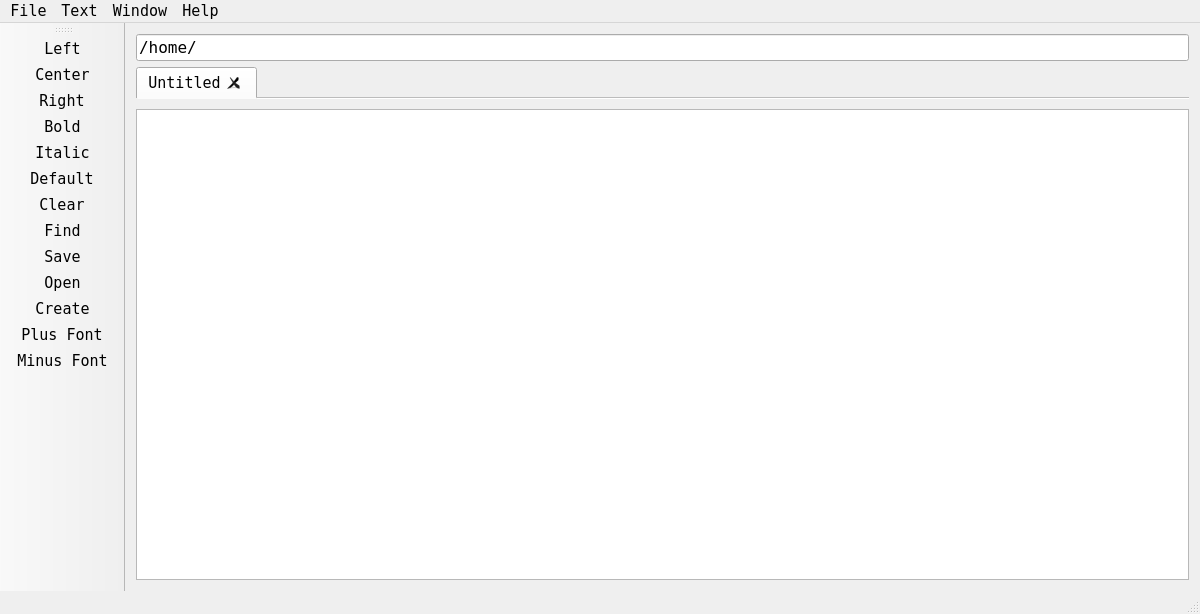
<?xml version="1.0" encoding="UTF-8"?>
<ui version="4.0">
 <class>MainWindow</class>
 <widget class="QMainWindow" name="MainWindow">
  <property name="geometry">
   <rect>
    <x>0</x>
    <y>0</y>
    <width>1200</width>
    <height>614</height>
   </rect>
  </property>
  <property name="sizePolicy">
   <sizepolicy hsizetype="Expanding" vsizetype="Expanding">
    <horstretch>0</horstretch>
    <verstretch>0</verstretch>
   </sizepolicy>
  </property>
  <property name="font">
   <font>
    <family>DejaVu Sans Mono</family>
    <pointsize>11</pointsize>
   </font>
  </property>
  <property name="windowTitle">
   <string>Sequoia</string>
  </property>
  <property name="windowIcon">
   <iconset resource="seqres.qrc">
    <normaloff>:/icon/res/sequoia-redactor.png</normaloff>:/icon/res/sequoia-redactor.png</iconset>
  </property>
  <property name="styleSheet">
   <string notr="true"/>
  </property>
  <widget class="QWidget" name="centralWidget">
   <property name="sizePolicy">
    <sizepolicy hsizetype="Expanding" vsizetype="Expanding">
     <horstretch>0</horstretch>
     <verstretch>0</verstretch>
    </sizepolicy>
   </property>
   <layout class="QGridLayout" name="gridLayout_2">
    <item row="0" column="0">
     <widget class="QLineEdit" name="command">
      <property name="font">
       <font>
        <family>DejaVu Sans Mono</family>
        <pointsize>12</pointsize>
       </font>
      </property>
      <property name="text">
       <string>/home/</string>
      </property>
     </widget>
    </item>
    <item row="2" column="0">
     <widget class="QTabWidget" name="tabWidget">
      <property name="sizePolicy">
       <sizepolicy hsizetype="Expanding" vsizetype="Minimum">
        <horstretch>0</horstretch>
        <verstretch>0</verstretch>
       </sizepolicy>
      </property>
      <property name="tabPosition">
       <enum>QTabWidget::North</enum>
      </property>
      <property name="currentIndex">
       <number>0</number>
      </property>
      <property name="documentMode">
       <bool>true</bool>
      </property>
      <property name="tabsClosable">
       <bool>true</bool>
      </property>
      <property name="movable">
       <bool>false</bool>
      </property>
      <widget class="QWidget" name="tab">
       <property name="sizePolicy">
        <sizepolicy hsizetype="Preferred" vsizetype="Preferred">
         <horstretch>0</horstretch>
         <verstretch>0</verstretch>
        </sizepolicy>
       </property>
       <attribute name="title">
        <string>Untitled</string>
       </attribute>
      </widget>
     </widget>
    </item>
    <item row="3" column="0">
     <widget class="QTextEdit" name="text">
      <property name="font">
       <font>
        <family>Droid Sans</family>
        <pointsize>12</pointsize>
       </font>
      </property>
     </widget>
    </item>
   </layout>
  </widget>
  <widget class="QMenuBar" name="menuBar">
   <property name="geometry">
    <rect>
     <x>0</x>
     <y>0</y>
     <width>1200</width>
     <height>22</height>
    </rect>
   </property>
   <widget class="QMenu" name="menuSave_File">
    <property name="title">
     <string>File</string>
    </property>
    <addaction name="actionFind"/>
    <addaction name="separator"/>
    <addaction name="actionSave"/>
    <addaction name="actionOpen"/>
    <addaction name="actionCreate"/>
    <addaction name="actionClear"/>
   </widget>
   <widget class="QMenu" name="menuSettings">
    <property name="title">
     <string>Text</string>
    </property>
    <widget class="QMenu" name="menuFonts">
     <property name="title">
      <string>Font</string>
     </property>
     <addaction name="action8"/>
     <addaction name="action9"/>
     <addaction name="action10"/>
     <addaction name="action11"/>
     <addaction name="action12"/>
     <addaction name="action13"/>
     <addaction name="action14"/>
     <addaction name="action15"/>
     <addaction name="action16"/>
    </widget>
    <widget class="QMenu" name="menuStyle">
     <property name="title">
      <string>Style</string>
     </property>
     <addaction name="actionDefault_3"/>
     <addaction name="actionBold"/>
     <addaction name="actionItalic"/>
    </widget>
    <widget class="QMenu" name="menuAlign">
     <property name="title">
      <string>Align</string>
     </property>
     <addaction name="actionLeft"/>
     <addaction name="actionCenter"/>
     <addaction name="actionRight"/>
    </widget>
    <addaction name="menuFonts"/>
    <addaction name="menuStyle"/>
    <addaction name="menuAlign"/>
   </widget>
   <widget class="QMenu" name="menuHelp">
    <property name="title">
     <string>Help</string>
    </property>
    <addaction name="actionVersion_2"/>
    <addaction name="actionQt"/>
   </widget>
   <widget class="QMenu" name="menuWindow">
    <property name="title">
     <string>Window</string>
    </property>
    <widget class="QMenu" name="menuTheme">
     <property name="title">
      <string>Theme</string>
     </property>
     <addaction name="actionDefault"/>
     <addaction name="actionDark_2"/>
     <addaction name="actionLight_2"/>
     <addaction name="actionContrast"/>
    </widget>
    <widget class="QMenu" name="menutoolBar">
     <property name="title">
      <string>toolBar</string>
     </property>
     <addaction name="separator"/>
     <addaction name="actionAlign_Actions"/>
     <addaction name="actionText_Styles"/>
     <addaction name="actionFont_Work"/>
     <addaction name="actionClear_Area"/>
     <addaction name="actionFile_Actions"/>
     <addaction name="actionApply_ToolBar"/>
    </widget>
    <addaction name="menuTheme"/>
    <addaction name="menutoolBar"/>
   </widget>
   <addaction name="menuSave_File"/>
   <addaction name="menuSettings"/>
   <addaction name="menuWindow"/>
   <addaction name="menuHelp"/>
  </widget>
  <widget class="QStatusBar" name="statusBar">
   <property name="styleSheet">
    <string notr="true"/>
   </property>
  </widget>
  <widget class="QToolBar" name="toolBar">
   <property name="windowTitle">
    <string>toolBar</string>
   </property>
   <attribute name="toolBarArea">
    <enum>LeftToolBarArea</enum>
   </attribute>
   <attribute name="toolBarBreak">
    <bool>false</bool>
   </attribute>
   <addaction name="actionLeft_2"/>
   <addaction name="actionCenter_2"/>
   <addaction name="actionRight_2"/>
   <addaction name="actionBold_2"/>
   <addaction name="actionItalic_2"/>
   <addaction name="actionDefault_4"/>
   <addaction name="actionClear_2"/>
   <addaction name="actionFind_2"/>
   <addaction name="actionSave_2"/>
   <addaction name="actionOpen_2"/>
   <addaction name="actionCreate_2"/>
   <addaction name="actionPlus_Font"/>
   <addaction name="actionMinus_Font"/>
  </widget>
  <action name="actionSave">
   <property name="icon">
    <iconset resource="seqres.qrc">
     <normaloff>:/icon/res/save.png</normaloff>:/icon/res/save.png</iconset>
   </property>
   <property name="text">
    <string>Save</string>
   </property>
  </action>
  <action name="actionOpen">
   <property name="icon">
    <iconset resource="seqres.qrc">
     <normaloff>:/icon/res/open.png</normaloff>:/icon/res/open.png</iconset>
   </property>
   <property name="text">
    <string>Open </string>
   </property>
  </action>
  <action name="actionClear">
   <property name="icon">
    <iconset resource="seqres.qrc">
     <normaloff>:/icon/res/clear.png</normaloff>:/icon/res/clear.png</iconset>
   </property>
   <property name="text">
    <string>Clear</string>
   </property>
  </action>
  <action name="actionCreate">
   <property name="icon">
    <iconset resource="seqres.qrc">
     <normaloff>:/icon/res/new_f.png</normaloff>:/icon/res/new_f.png</iconset>
   </property>
   <property name="text">
    <string>Create</string>
   </property>
  </action>
  <action name="action8">
   <property name="text">
    <string>8</string>
   </property>
  </action>
  <action name="action9">
   <property name="text">
    <string>9</string>
   </property>
  </action>
  <action name="action10">
   <property name="text">
    <string>10</string>
   </property>
  </action>
  <action name="action11">
   <property name="text">
    <string>11</string>
   </property>
  </action>
  <action name="action12">
   <property name="text">
    <string>12</string>
   </property>
  </action>
  <action name="actionDark">
   <property name="text">
    <string>Dark</string>
   </property>
  </action>
  <action name="actionLight">
   <property name="text">
    <string>Light</string>
   </property>
  </action>
  <action name="actionFind">
   <property name="icon">
    <iconset resource="seqres.qrc">
     <normaloff>:/icon/res/find.png</normaloff>:/icon/res/find.png</iconset>
   </property>
   <property name="text">
    <string>Find</string>
   </property>
  </action>
  <action name="actionVersion">
   <property name="text">
    <string>Version</string>
   </property>
  </action>
  <action name="actionVersion_2">
   <property name="text">
    <string>Version</string>
   </property>
  </action>
  <action name="actionQt">
   <property name="text">
    <string>Qt</string>
   </property>
  </action>
  <action name="actionDefault">
   <property name="text">
    <string>Default</string>
   </property>
  </action>
  <action name="actionDark_2">
   <property name="text">
    <string>Dark</string>
   </property>
  </action>
  <action name="actionLight_2">
   <property name="text">
    <string>Light</string>
   </property>
  </action>
  <action name="actionAlign_Center_2">
   <property name="text">
    <string>Align Actions</string>
   </property>
  </action>
  <action name="actionAlign_Actions">
   <property name="checkable">
    <bool>true</bool>
   </property>
   <property name="checked">
    <bool>true</bool>
   </property>
   <property name="text">
    <string>Align Actions</string>
   </property>
  </action>
  <action name="actionFont_Work">
   <property name="checkable">
    <bool>true</bool>
   </property>
   <property name="checked">
    <bool>true</bool>
   </property>
   <property name="text">
    <string>Font Work</string>
   </property>
  </action>
  <action name="actionText_Styles">
   <property name="checkable">
    <bool>true</bool>
   </property>
   <property name="checked">
    <bool>true</bool>
   </property>
   <property name="text">
    <string>Text Styles</string>
   </property>
  </action>
  <action name="actionBold">
   <property name="icon">
    <iconset resource="seqres.qrc">
     <normaloff>:/icon/res/bold.png</normaloff>:/icon/res/bold.png</iconset>
   </property>
   <property name="text">
    <string>Bold</string>
   </property>
  </action>
  <action name="actionItalic">
   <property name="icon">
    <iconset resource="seqres.qrc">
     <normaloff>:/icon/res/italic.png</normaloff>:/icon/res/italic.png</iconset>
   </property>
   <property name="text">
    <string>Italic</string>
   </property>
  </action>
  <action name="action_plus-font">
   <property name="icon">
    <iconset resource="seqres.qrc">
     <normaloff>:/icon/res/plus_f.png</normaloff>:/icon/res/plus_f.png</iconset>
   </property>
   <property name="text">
    <string/>
   </property>
  </action>
  <action name="action_minus-font">
   <property name="icon">
    <iconset resource="seqres.qrc">
     <normaloff>:/icon/res/minus_f.png</normaloff>:/icon/res/minus_f.png</iconset>
   </property>
   <property name="text">
    <string/>
   </property>
  </action>
  <action name="actionDefault_3">
   <property name="icon">
    <iconset resource="seqres.qrc">
     <normaloff>:/icon/res/clear_f.png</normaloff>:/icon/res/clear_f.png</iconset>
   </property>
   <property name="text">
    <string>Default</string>
   </property>
  </action>
  <action name="actionLeft">
   <property name="icon">
    <iconset resource="seqres.qrc">
     <normaloff>:/icon/res/left.png</normaloff>:/icon/res/left.png</iconset>
   </property>
   <property name="text">
    <string>Left</string>
   </property>
  </action>
  <action name="actionCenter">
   <property name="icon">
    <iconset resource="seqres.qrc">
     <normaloff>:/icon/res/center.png</normaloff>:/icon/res/center.png</iconset>
   </property>
   <property name="text">
    <string>Center</string>
   </property>
  </action>
  <action name="actionRight">
   <property name="icon">
    <iconset resource="seqres.qrc">
     <normaloff>:/icon/res/right.png</normaloff>:/icon/res/right.png</iconset>
   </property>
   <property name="text">
    <string>Right</string>
   </property>
  </action>
  <action name="actionClear_Area">
   <property name="checkable">
    <bool>true</bool>
   </property>
   <property name="checked">
    <bool>true</bool>
   </property>
   <property name="text">
    <string>Clear Area</string>
   </property>
  </action>
  <action name="actionFile_Actions">
   <property name="checkable">
    <bool>true</bool>
   </property>
   <property name="checked">
    <bool>true</bool>
   </property>
   <property name="text">
    <string>File Actions</string>
   </property>
  </action>
  <action name="actionLeft_2">
   <property name="icon">
    <iconset resource="seqres.qrc">
     <normaloff>:/icon/res/left.png</normaloff>:/icon/res/left.png</iconset>
   </property>
   <property name="text">
    <string>Left</string>
   </property>
  </action>
  <action name="actionCenter_2">
   <property name="icon">
    <iconset resource="seqres.qrc">
     <normaloff>:/icon/res/center.png</normaloff>:/icon/res/center.png</iconset>
   </property>
   <property name="text">
    <string>Center</string>
   </property>
  </action>
  <action name="actionRight_2">
   <property name="icon">
    <iconset resource="seqres.qrc">
     <normaloff>:/icon/res/right.png</normaloff>:/icon/res/right.png</iconset>
   </property>
   <property name="text">
    <string>Right</string>
   </property>
  </action>
  <action name="actionDefault_4">
   <property name="icon">
    <iconset resource="seqres.qrc">
     <normaloff>:/icon/res/clear_f.png</normaloff>:/icon/res/clear_f.png</iconset>
   </property>
   <property name="text">
    <string>Default</string>
   </property>
  </action>
  <action name="actionBold_2">
   <property name="icon">
    <iconset resource="seqres.qrc">
     <normaloff>:/icon/res/bold.png</normaloff>:/icon/res/bold.png</iconset>
   </property>
   <property name="text">
    <string>Bold</string>
   </property>
  </action>
  <action name="actionItalic_2">
   <property name="icon">
    <iconset resource="seqres.qrc">
     <normaloff>:/icon/res/italic.png</normaloff>:/icon/res/italic.png</iconset>
   </property>
   <property name="text">
    <string>Italic</string>
   </property>
  </action>
  <action name="actionFind_2">
   <property name="icon">
    <iconset resource="seqres.qrc">
     <normaloff>:/icon/res/find.png</normaloff>:/icon/res/find.png</iconset>
   </property>
   <property name="text">
    <string>Find</string>
   </property>
  </action>
  <action name="actionCreate_2">
   <property name="icon">
    <iconset resource="seqres.qrc">
     <normaloff>:/icon/res/new_f.png</normaloff>:/icon/res/new_f.png</iconset>
   </property>
   <property name="text">
    <string>Create</string>
   </property>
  </action>
  <action name="actionClear_2">
   <property name="icon">
    <iconset resource="seqres.qrc">
     <normaloff>:/icon/res/clear.png</normaloff>:/icon/res/clear.png</iconset>
   </property>
   <property name="text">
    <string>Clear</string>
   </property>
  </action>
  <action name="actionOpen_2">
   <property name="icon">
    <iconset resource="seqres.qrc">
     <normaloff>:/icon/res/open.png</normaloff>:/icon/res/open.png</iconset>
   </property>
   <property name="text">
    <string>Open </string>
   </property>
  </action>
  <action name="actionSave_2">
   <property name="icon">
    <iconset resource="seqres.qrc">
     <normaloff>:/icon/res/save.png</normaloff>:/icon/res/save.png</iconset>
   </property>
   <property name="text">
    <string>Save</string>
   </property>
  </action>
  <action name="actionPlus_Font">
   <property name="icon">
    <iconset resource="seqres.qrc">
     <normaloff>:/icon/res/plus_f.png</normaloff>:/icon/res/plus_f.png</iconset>
   </property>
   <property name="text">
    <string>Plus Font</string>
   </property>
  </action>
  <action name="actionMinus_Font">
   <property name="icon">
    <iconset resource="seqres.qrc">
     <normaloff>:/icon/res/minus_f.png</normaloff>:/icon/res/minus_f.png</iconset>
   </property>
   <property name="text">
    <string>Minus Font</string>
   </property>
  </action>
  <action name="action13">
   <property name="text">
    <string>13</string>
   </property>
  </action>
  <action name="action14">
   <property name="text">
    <string>14</string>
   </property>
  </action>
  <action name="action15">
   <property name="text">
    <string>15</string>
   </property>
  </action>
  <action name="action16">
   <property name="text">
    <string>16</string>
   </property>
  </action>
  <action name="actionApply_ToolBar">
   <property name="text">
    <string>Apply ToolBar</string>
   </property>
  </action>
  <action name="actionContrast">
   <property name="text">
    <string>Contrast</string>
   </property>
  </action>
 </widget>
 <layoutdefault spacing="6" margin="11"/>
 <resources>
  <include location="seqres.qrc"/>
 </resources>
 <connections/>
</ui>
